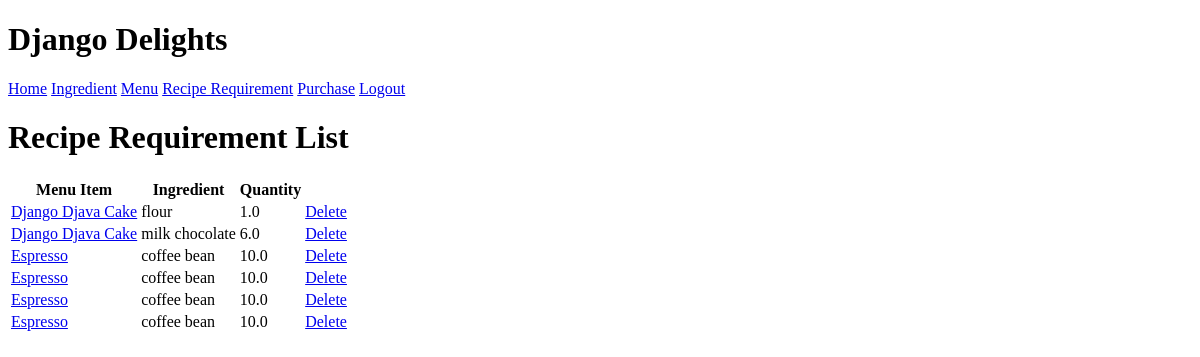
/inventory/reciperequirement/ (signed in), run on an earlier commit of the app's database.
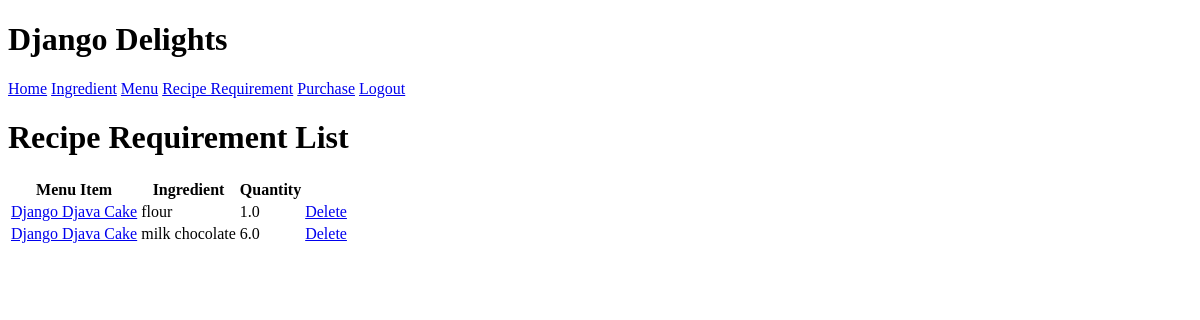
And on a later commit of the database.
### inventory/models.py (models this page shows, shortened)
class RecipeRequirement(models.Model):
  menu_item = models.ForeignKey(MenuItem, on_delete=models.CASCADE)
  ingredient = models.ForeignKey(Ingredient, on_delete=models.CASCADE)
  quantity = models.FloatField()

class MenuItem(models.Model):
  title = models.CharField(max_length=100)
  price = models.FloatField()
  def __str__(self):
    return self.title

class Ingredient(models.Model):
  name = models.CharField(max_length=50)
  quantity = models.FloatField()
  unit = models.CharField(max_length=30)
  unit_price = models.FloatField()
  def __str__(self):
    return self.name

### inventory/views.py (the view)
# urls.py: path("reciperequirement/", views.RecipeRequirementList.as_view(), name="reciperequirementlist"),
class RecipeRequirementList(LoginRequiredMixin, ListView):
    model = RecipeRequirement
    template_name = "inventory/reciperequirement_list.html"

### inventory/templates/inventory/reciperequirement_list.html
{% extends 'base.html' %}
{% block content %}
<h1>Recipe Requirement List</h1>
<table>
    <tr>
        <th>Menu Item</th>
        <th>Ingredient</th>
        <th>Quantity</th>
    </tr>
    {% for recipe in reciperequirement_list %}
    <tr>
      <td><a href="{% url "update_reciperequirement" recipe.pk %}">{{ recipe.menu_item }}</a></td>
      <td>{{ recipe.ingredient}}</td>
      <td>{{ recipe.quantity }}</td>
      <td><a href="{% url "delete_reciperequirement" recipe.pk %}">Delete</a></td>
    </tr>
    {% endfor %}
</table>
{% endblock %}

What changed in the data, as far as the page shows it:
removed RecipeRequirement: menu_item "Espresso", ingredient "coffee bean", quantity "10.0"
removed RecipeRequirement: menu_item "Espresso", ingredient "coffee bean", quantity "10.0"
removed RecipeRequirement: menu_item "Espresso", ingredient "coffee bean", quantity "10.0"
removed RecipeRequirement: menu_item "Espresso", ingredient "coffee bean", quantity "10.0"
